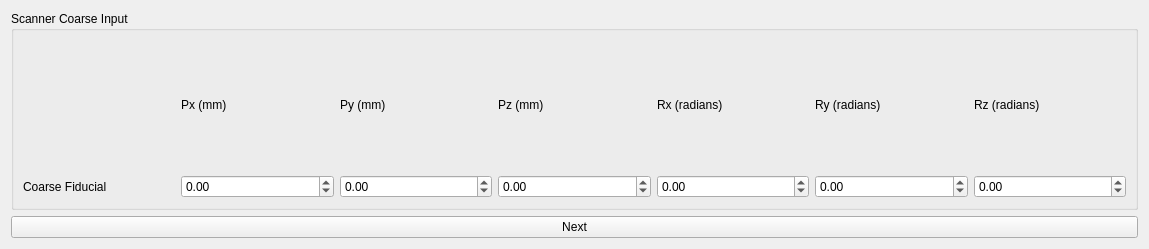
<?xml version="1.0" encoding="UTF-8"?>
<ui version="4.0">
 <class>coarse_input</class>
 <widget class="QWidget" name="coarse_input">
  <property name="geometry">
   <rect>
    <x>0</x>
    <y>0</y>
    <width>1149</width>
    <height>249</height>
   </rect>
  </property>
  <property name="windowTitle">
   <string>Form</string>
  </property>
  <layout class="QVBoxLayout" name="verticalLayout">
   <item>
    <widget class="QGroupBox" name="groupBox">
     <property name="title">
      <string>Scanner Coarse Input</string>
     </property>
     <layout class="QGridLayout" name="gridLayout">
      <item row="2" column="13">
       <widget class="QDoubleSpinBox" name="sc_rz">
        <property name="minimum">
         <double>-7.000000000000000</double>
        </property>
        <property name="maximum">
         <double>7.000000000000000</double>
        </property>
        <property name="singleStep">
         <double>0.025000000000000</double>
        </property>
       </widget>
      </item>
      <item row="2" column="8">
       <widget class="QDoubleSpinBox" name="sc_rx">
        <property name="minimum">
         <double>-7.000000000000000</double>
        </property>
        <property name="maximum">
         <double>7.000000000000000</double>
        </property>
        <property name="singleStep">
         <double>0.025000000000000</double>
        </property>
       </widget>
      </item>
      <item row="0" column="6">
       <widget class="QLabel" name="sc_lpz">
        <property name="text">
         <string>Pz (mm)</string>
        </property>
       </widget>
      </item>
      <item row="2" column="2">
       <widget class="QDoubleSpinBox" name="sc_px">
        <property name="minimum">
         <double>-500.000000000000000</double>
        </property>
        <property name="maximum">
         <double>500.000000000000000</double>
        </property>
        <property name="singleStep">
         <double>0.050000000000000</double>
        </property>
        <property name="value">
         <double>0.000000000000000</double>
        </property>
       </widget>
      </item>
      <item row="2" column="4">
       <widget class="QDoubleSpinBox" name="sc_py">
        <property name="minimum">
         <double>-500.000000000000000</double>
        </property>
        <property name="maximum">
         <double>500.000000000000000</double>
        </property>
        <property name="singleStep">
         <double>0.050000000000000</double>
        </property>
        <property name="value">
         <double>0.000000000000000</double>
        </property>
       </widget>
      </item>
      <item row="2" column="10">
       <widget class="QDoubleSpinBox" name="sc_ry">
        <property name="minimum">
         <double>-7.000000000000000</double>
        </property>
        <property name="maximum">
         <double>7.000000000000000</double>
        </property>
        <property name="singleStep">
         <double>0.025000000000000</double>
        </property>
       </widget>
      </item>
      <item row="2" column="6">
       <widget class="QDoubleSpinBox" name="sc_pz">
        <property name="minimum">
         <double>-500.000000000000000</double>
        </property>
        <property name="maximum">
         <double>500.000000000000000</double>
        </property>
        <property name="singleStep">
         <double>0.050000000000000</double>
        </property>
        <property name="value">
         <double>0.000000000000000</double>
        </property>
       </widget>
      </item>
      <item row="0" column="10">
       <widget class="QLabel" name="sc_lry">
        <property name="text">
         <string>Ry (radians)</string>
        </property>
       </widget>
      </item>
      <item row="0" column="4">
       <widget class="QLabel" name="sc_lpy">
        <property name="text">
         <string>Py (mm)</string>
        </property>
       </widget>
      </item>
      <item row="0" column="8">
       <widget class="QLabel" name="sc_lrx">
        <property name="text">
         <string>Rx (radians)</string>
        </property>
       </widget>
      </item>
      <item row="0" column="2">
       <widget class="QLabel" name="sc_lpx">
        <property name="text">
         <string>Px (mm)</string>
        </property>
       </widget>
      </item>
      <item row="0" column="13">
       <widget class="QLabel" name="sc_lrz">
        <property name="text">
         <string>Rz (radians)</string>
        </property>
       </widget>
      </item>
      <item row="2" column="0">
       <widget class="QLabel" name="sc_fiducial">
        <property name="text">
         <string>Coarse Fiducial</string>
        </property>
       </widget>
      </item>
     </layout>
    </widget>
   </item>
   <item>
    <widget class="QPushButton" name="sc_next">
     <property name="text">
      <string>Next</string>
     </property>
    </widget>
   </item>
  </layout>
 </widget>
 <resources/>
 <connections/>
</ui>
